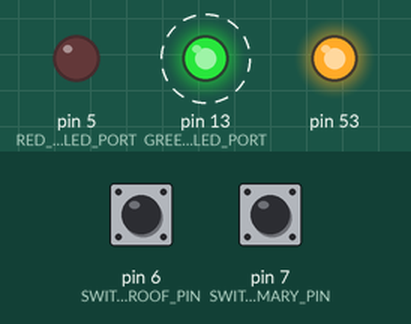
A sketch run on a simulated Arduino Mega 2560, built with avr-gcc and run on an emulated ATmega2560. Parts: output pins drawn as LEDs (lit = HIGH). Dashed ring = blinking. The test bench sets the inputs (shaded band); at power-on: pin 7 (SWITCH_PRIMARY_PIN) HIGH, pin 6 (SWITCH_ROOF_PIN) HIGH. WiFi joins after 1.5 s; servers stay silent unless stated.

Above: at 1.35 s.
1.9 s: pin 7 (SWITCH_PRIMARY_PIN) pulled LOW for 0.15 s
At 2.9 s:
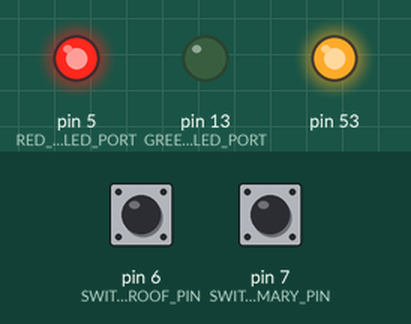
At 3.25 s:
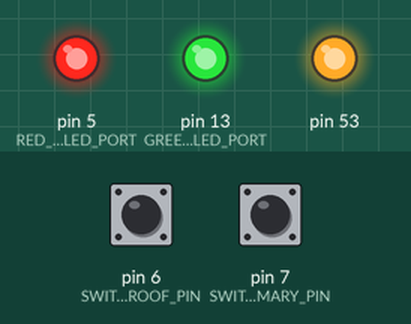
5.0 s: pin 7 (SWITCH_PRIMARY_PIN) pulled LOW for 3.2 s
At 5.75 s:
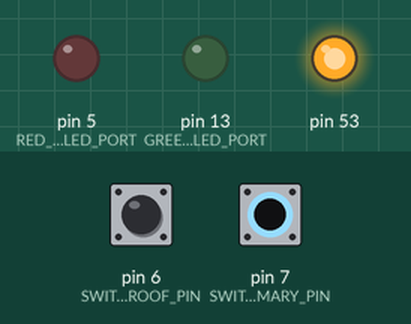
Timing chart, 0 to 15.7 s (numbered marks = the images above; inputs shaded):
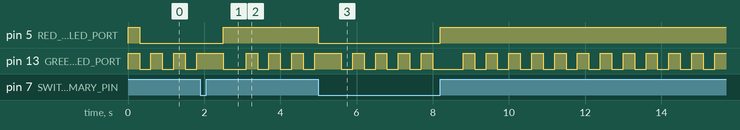

Measured:
- after the input at 1.9 s, pin 5 (RED_STATUS_LED_PORT): LOW → HIGH after 0.60 s
- after the input at 5.0 s, pin 5 (RED_STATUS_LED_PORT): HIGH → LOW at once, → HIGH 3.2 s later

The sketch:

Ethernet_Test.ino
```cpp
#include <SPI.h>
#include <Ethernet.h>

byte mac[] = { 0xDE, 0xAD, 0xBE, 0xEF, 0xFE, 0xED };
IPAddress ip(172, 16, 1, 11);

#define RED_STATUS_LED_PORT 5     // RED LED is used for monitoring ethernet
#define GREEN_STATUS_LED_PORT 13  // RED LED is used for monitoring ethernet
#define FLASH_TIME 300

#define Delay_Between_Sends 100

//#define PROJECTOR_BRAND "OPTOMA"
#define PROJECTOR_BRAND "BENQ"
unsigned long NEXT_STATUS_TOGGLE_TIMER = 0;
bool GREEN_LED_STATE = false;
bool RED_LED_STATE = false;
unsigned long timeSinceRedLedChanged = 0;

#define SWITCH_PRIMARY_PIN 7
bool SWITCH_PRIMARY_STATE = false;
long SWITCH_PRIMARY_DEBOUNCE_FINISH = 0;

#define SWITCH_ROOF_PIN 6
bool SWITCH_ROOF_STATE = false;
long SWITCH_ROOF_DEBOUNCE_FINISH = 0;

long SWITCH_DEBOUNCE_LENGTH = 20;
void setup() {


  // Using manual reset instead of tying to Arduino Reset
  pinMode(53, OUTPUT);
  digitalWrite(53, LOW);
  delay(2);
  digitalWrite(53, HIGH);

  pinMode(SWITCH_PRIMARY_PIN, INPUT_PULLUP);
  SWITCH_PRIMARY_STATE = digitalRead(SWITCH_PRIMARY_PIN);
  pinMode(SWITCH_ROOF_PIN, INPUT_PULLUP);
  SWITCH_ROOF_STATE = digitalRead(SWITCH_ROOF_PIN);

  pinMode(RED_STATUS_LED_PORT, OUTPUT);
  pinMode(GREEN_STATUS_LED_PORT, OUTPUT);

  digitalWrite(RED_STATUS_LED_PORT, true);
  digitalWrite(GREEN_STATUS_LED_PORT, true);
  delay(FLASH_TIME);
  digitalWrite(RED_STATUS_LED_PORT, false);
  digitalWrite(GREEN_STATUS_LED_PORT, false);

  delay(FLASH_TIME);

  Ethernet.begin(mac, ip);

  Serial1.begin(9600);
  Serial2.begin(9600);
  Serial3.begin(9600);
}

void loop() {

  if (millis() >= NEXT_STATUS_TOGGLE_TIMER) {
    GREEN_LED_STATE = !GREEN_LED_STATE;
    RED_LED_STATE = !RED_LED_STATE;
    digitalWrite(GREEN_STATUS_LED_PORT, GREEN_LED_STATE);
    // digitalWrite( RED_STATUS_LED_PORT, RED_LED_STATE);
    NEXT_STATUS_TOGGLE_TIMER = millis() + FLASH_TIME;
  }

  if (millis() >= SWITCH_PRIMARY_DEBOUNCE_FINISH) {
    if (digitalRead(SWITCH_PRIMARY_PIN) != SWITCH_PRIMARY_STATE) {
      SWITCH_PRIMARY_DEBOUNCE_FINISH = millis() + SWITCH_DEBOUNCE_LENGTH;
      SWITCH_PRIMARY_STATE = !SWITCH_PRIMARY_STATE;
      RED_LED_STATE = SWITCH_PRIMARY_STATE;
      digitalWrite(RED_STATUS_LED_PORT, RED_LED_STATE);
      if (SWITCH_PRIMARY_STATE == true) {
        Serial1.println("\r*POW=ON#");
        delay(Delay_Between_Sends);
        Serial2.println("\r*POW=ON#");
        delay(Delay_Between_Sends);
        Serial3.println("\r*POW=ON#");
        delay(Delay_Between_Sends);
        Serial1.println("\r*POW=ON#");
        delay(Delay_Between_Sends);
        Serial2.println("\r*POW=ON#");
        delay(Delay_Between_Sends);
        Serial3.println("\r*POW=ON#");
        delay(Delay_Between_Sends);

      } else {
        Serial1.print("\r*POW=OFF#\r");
        delay(Delay_Between_Sends);
        Serial2.print("\r*POW=OFF#\r");
        delay(Delay_Between_Sends);
        Serial3.print("\r*POW=OFF#\r");
        delay(Delay_Between_Sends);
        Serial1.print("\r*POW=OFF#\r");
        delay(Delay_Between_Sends);
        Serial2.print("\r*POW=OFF#\r");
        delay(Delay_Between_Sends);
        Serial3.print("\r*POW=OFF#\r");
        delay(Delay_Between_Sends);
      }
    }
  }
}

//  // Turn off Red status led after flashtime
//  if ((RED_LED_STATE == true) && (millis() >= (timeSinceRedLedChanged + FLASH_TIME ) )) {
//    digitalWrite( RED_STATUS_LED_PORT, false);
//    RED_LED_STATE = false;
//    timeSinceRedLedChanged = millis();
//
//  }
//}
```
